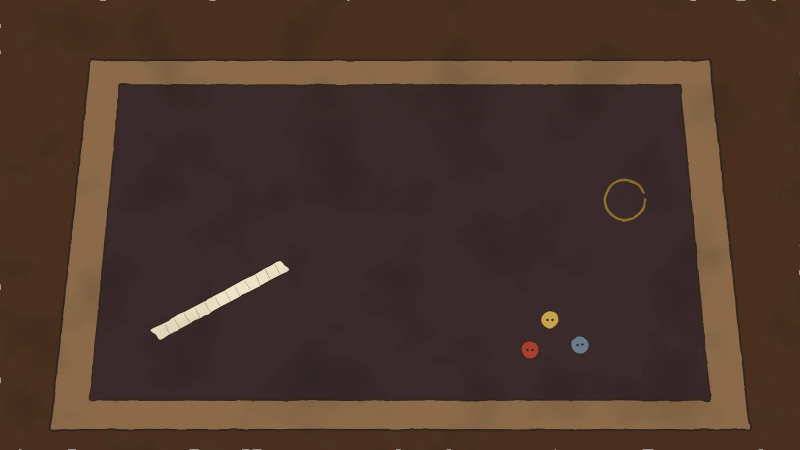
#> input picture assets/rooms/clock13/zoom/drawer.webp, 1600 x 900 px (shown at 1/2 size)
$ python cutout.py ../../assets/rooms/clock13/zoom/drawer.webp ../../assets/rooms/clock13/zoom/clock.webp 5
#> lines starting #> are read from the running program, lines starting #| are printed output that depends on the picture
# 단색 배경(흰색·초록 등) 위에 그린 소품을 투명 PNG로 오려 낸다.
# 가장자리에서 시작해 배경색과 비슷한 픽셀을 채워 나가며(flood fill) 지우고, 가장자리를 살짝 부드럽게 한다.
# python3 tools/gen/cutout.py in.png out.png [tol=40]           → 한 장
# python3 tools/gen/cutout.py in.png outdir/ [tol] --split       → 떨어져 있는 덩어리마다 따로 (item_0.png …)
import sys, os
from collections import deque
from PIL import Image, ImageFilter
src, out = sys.argv[1], sys.argv[2]
tol = int(sys.argv[3]) if len(sys.argv) > 3 and sys.argv[3].isdigit() else 40
split = '--split' in sys.argv
im = Image.open(src).convert('RGBA'); W, H = im.size; px = im.load()
#> further down, im is the input picture: PIL image 1600x900 RGBA; mean R, G, B, A 75.2, 53.5, 43.5, 255
#> after `W, H = im.size`: W = 1600; H = 900
corners = [px[0, 0], px[W - 1, 0], px[0, H - 1], px[W - 1, H - 1]]
#> corners = [(74, 47, 31, 255), (74, 47, 31, 255), (74, 47, 31, 255), (74, 47, 31, 255)]
bg = tuple(sorted(c[i] for c in corners)[1] for i in range(3))
#> bg = (74, 47, 31)
close = lambda c: abs(c[0] - bg[0]) + abs(c[1] - bg[1]) + abs(c[2] - bg[2]) <= tol
mask = Image.new('L', (W, H), 255); m = mask.load()
#> after `mask = Image.new('L', (W, H), 255)`: mask: PIL image 1600x900 L; every value is 255
q = deque([(x, y) for x in range(W) for y in (0, H - 1)] + [(x, y) for y in range(H) for x in (0, W - 1)])
seen = set(q)
while q:
    x, y = q.popleft()
    if not close(px[x, y]): continue
    m[x, y] = 0
    for nx, ny in ((x + 1, y), (x - 1, y), (x, y + 1), (x, y - 1)):
        if 0 <= nx < W and 0 <= ny < H and (nx, ny) not in seen:
            seen.add((nx, ny)); q.append((nx, ny))
#> after the loop, seen = 392439 items
mask = mask.filter(ImageFilter.MinFilter(3)).filter(ImageFilter.GaussianBlur(0.8))
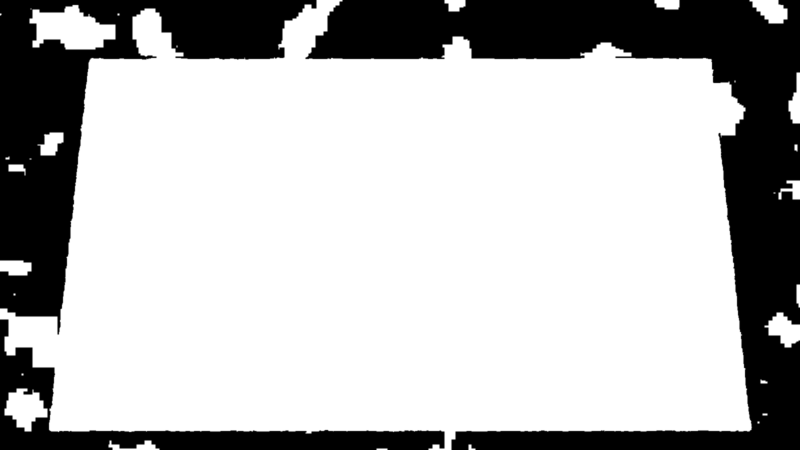
#> mask: PIL image 1600x900 L (shown at 1/2 size); min 0, max 255, mean 185.5
im.putalpha(mask)
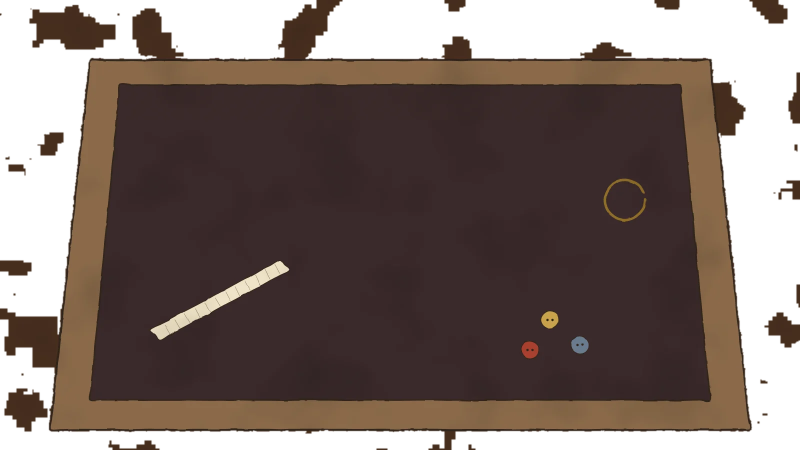
#> im: PIL image 1600x900 RGBA (shown at 1/2 size); mean R, G, B, A 75.2, 53.5, 43.5, 185.5; transparent parts drawn white
if not split:
    im.crop(im.getbbox()).save(out); print('saved', out, im.getbbox()); sys.exit()
#| saved ../../assets/rooms/clock13/zoom/clock.webp (0, 0, 1600, 900)
#> (the program exits here)
